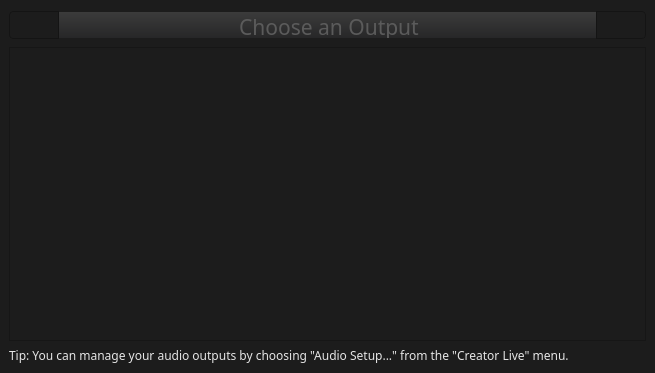
<?xml version="1.0" encoding="UTF-8"?>
<ui version="4.0">
 <class>LiveSF2Wizard</class>
 <widget class="QStackedWidget" name="LiveSF2Wizard">
  <property name="geometry">
   <rect>
    <x>0</x>
    <y>0</y>
    <width>655</width>
    <height>373</height>
   </rect>
  </property>
  <property name="windowTitle">
   <string>Wizard</string>
  </property>
  <property name="styleSheet">
   <string notr="true">* {
    background: #1c1c1c;
    font-family: handelgotdlig;
    font-weight: 200;
}



 QComboBox {
     border: 1px solid #141414;
     border-radius: 4px;
     padding: 1px 18px 1px 3px;
     min-width: 6em;
     color: #e8e8e8;
 }

 QComboBox:editable {
    background: #5b5a5b
 }

 QComboBox:!editable, QComboBox::drop-down:editable {
      background: qlineargradient(x1: 0, y1: 0, x2: 0, y2: 1,
      stop: 0 #3c3c3c, stop: 1 #262627);
 }

 /* QComboBox gets the &quot;on&quot; state when the popup is open */
 QComboBox:!editable:on, QComboBox::drop-down:editable:on {
     background: #5b5a5b
 }

 QComboBox:on { /* shift the text when the popup opens */
     padding-top: 3px;
     padding-left: 4px;
 }

 QComboBox::drop-down {
     subcontrol-origin: padding;
     subcontrol-position: top right;
     width: 15px;

     border-left-width: 1px;
     border-left-color: darkgray;
     border-left-style: solid; /* just a single line */
     border-top-right-radius: 3px; /* same radius as the QComboBox */
     border-bottom-right-radius: 3px;
 }

QComboBox QAbstractItemView {
    border: 1px solid #141414;
    selection-background-color: #5b5a5b;
}

 QSpinBox {
     /*padding-right: 15px; make room for the arrows */
     background-color: qlineargradient(x1: 0, y1: 0, x2: 0, y2: 1,
                                      stop: 0 #3c3c3c, stop: 1 #262627);
    color: #e8e8e8;
     border: none;
     border-radius: 4px;
     /*border-width: 3;*/
}

QSpinBox::up-button {
    border: none;
}

QSpinBox::down-button {
    border: none;
}

QLineEdit {
    border: 1px solid #141414;
    border-radius: 4px;
    color: #e8e8e8;
    background-color: qlineargradient(x1: 0, y1: 0, x2: 0, y2: 1,
                                     stop: 0 #3c3c3c, stop: 1 #262627);
    selection-background-color: #e8e8e8;
    selection-color: #262627
}

QProgressBar {
    border: 1px solid #141414;
    border-radius: 4px;
    text-align: center;
 }


 QProgressBar::chunk {
    background-color: qlineargradient(x1: 0, y1: 0, x2: 0, y2: 1,
                                      stop: 0 #3c3c3c, stop: 1 #262627);
    width: 20px;
 }

QFrame, QLabel, QToolTip {
   color: #e5e5e5;
   /*border: 1px solid #141414;*/
}

QFrame[style=&quot;plain&quot;] {
    border: 100px solid pink;
}

QAbstractButton {
   padding: 3px;
   border: 1px solid #141414;
   border-radius: 4px;
   background-color: qlineargradient(x1: 0, y1: 0, x2: 0, y2: 1,
                                     stop: 0 #3c3c3c, stop: 1 #262627);
    color: #e8e8e8;
}
QAbstractButton::hover {
   background-color: #5b5a5b;
}

QAbstractButton::disabled {
    color: #262627;
}

QAbstractButton::checked {
    background-color: #1c1c1c;
}

 QTabWidget::pane { /* The tab widget frame */
     border-top: 1px solid #141414;
     position: absolute;
     top: -0.5em;
 }

 QTabWidget::tab-bar {
     alignment: center;
 }

 /* Style the tab using the tab sub-control. Note that
     it reads QTabBar _not_ QTabWidget */
 QTabBar::tab {
 background-color: qlineargradient(x1: 0, y1: 0, x2: 0, y2: 1,
                                   stop: 0 #3c3c3c, stop: 1 #262627);

    border: 1px solid #141414;

     /*border: 2px solid #C4C4C3;
     border-bottom-color: #C2C7CB; same as the pane color */
     border-top-left-radius: 4px;
     border-top-right-radius: 4px;
     min-width: 8ex;
     padding: 2px;
     color: #e8e8e8;
 }

 QTabBar::tab:selected, QTabBar::tab:hover {
     background: #5b5a5b;
 }

 QTabBar::tab:selected {
     border-color: #5b5a5b;
     color: #141414;
     /*border-bottom-color: #C2C7CB; same as pane color */
 }

 QSlider::groove:horizontal {
 border: 1px solid #141414;
     height: 8px; /* the groove expands to the size of the slider by default. by giving it a height, it has a fixed size */
     background-color: qlineargradient(x1: 0, y1: 0, x2: 0, y2: 1,
                                       stop: 0 #3c3c3c, stop: 1 #262627);
     margin: 2px 0;
 }

 QSlider::handle:horizontal {
 background-color: qlineargradient(x1: 0, y1: 0, x2: 0, y2: 1,
                                   stop: 0 #3c3c3c, stop: 1 #262627);     border: 1px solid #5c5c5c;
     width: 18px;
     /*margin: -2px 0;  handle is placed by default on the contents rect of the groove. Expand outside the groove */
     border-radius: 3px;
 }

  QScrollBar:vertical {
      border: 0px solid transparent;
      background: transparent;
      width: 4px;
      margin: 0px 0 0px 0;
  }
  QScrollBar::handle:vertical {
      background: #e8e8e8;
      min-width: 20px;
      border: 2px solid #e8e8e8;
      border-radius: 2px;
  }
  QScrollBar::add-line:vertical {
      border: 0px solid transparent;
      background: transparent;
      height: 0px;
      subcontrol-position: bottom;
      subcontrol-origin: margin;
  }

  QScrollBar::sub-line:vertical {
      border: 0px solid transparent;
      background: transparent;
      height: 0px;
      subcontrol-position: top;
      subcontrol-origin: margin;
  }
  QScrollBar::up-arrow:vertical, QScrollBar::down-arrow:vertical {
      border: 0px solid grey;
      width: 0px;
      height: 0px;
      background: white;
  }

  QScrollBar::add-page:vertical, QScrollBar::sub-page:vertical {
      background: none;
  }



  QScrollBar:horizontal {
      border: 0px solid transparent;
      background: transparent;
      height: 4px;
      margin: 0px 0 0px 0;
  }
  QScrollBar::handle:horizontal{
      background: #e8e8e8;
      min-height: 20px;
      border: 2px solid #e8e8e8;
      border-radius: 2px;
  }
  QScrollBar::add-line:horizontal {
      border: 0px solid transparent;
      background: transparent;
      height: 0px;
      subcontrol-position: bottom;
      subcontrol-origin: margin;
  }

  QScrollBar::sub-line:horizontal {
      border: 0px solid transparent;
      background: transparent;
      height: 0px;
      subcontrol-position: top;
      subcontrol-origin: margin;
  }
  QScrollBar::up-arrow:horizontal, QScrollBar::down-arrow:horizontal {
      border: 0px solid grey;
      width: 0px;
      height: 0px;
      background: white;
  }

  QScrollBar::add-page:vertical, QScrollBar::sub-page:vertical {
      background: none;
  }





QSlider::groove:horizontal {
border: 1px solid #bbb;
background: white;
height: 20px;
border-radius: 4px;
}

QSlider::groove:vertical {
border: 1px solid #bbb;
background: white;
width: 50px;
border-radius: 4px;
}

QSlider::sub-page:horizontal {
background: qlineargradient(x1: 0, y1: 0,    x2: 0, y2: 1,
    stop: 0 #444, stop: 1 #bbb);
background: qlineargradient(x1: 0, y1: 0.2, x2: 1, y2: 1,
    stop: 0 #bbb, stop: 1 #555);
border: 0px solid #777;
height: 40px;
border-radius: 4px;
border-top-left-radius: 4px;
border-top-right-radius: 0px;
border-bottom-left-radius: 4px;
border-bottom-right-radius: 0px;
}

QSlider::sub-page:vertical {
background: qlineargradient(x1: 0, y1: 1,    x2: 0, y2: 0,
    stop: 0 #bbb, stop: 1 #444);
background: qlineargradient(x1: 0, y1: 1, x2: 1, y2: 0.2,
    stop: 0 #555, stop: 1 #bbb);
border: 0px solid #777;
width: 53px;
border-top-left-radius: 4px;
border-top-right-radius: 4px;
border-bottom-left-radius: 0px;
border-bottom-right-radius: 0px;
}

QSlider::add-page:horizontal {
background: qlineargradient(x1: 0, y1: 1,    x2: 0, y2: 0,
    stop: 0 #bbb, stop: 1 #444);
background: qlineargradient(x1: 0, y1: 1, x2: 1, y2: 0.2,
    stop: 0 #555, stop: 1 #bbb);
border: 0px solid #777;
height: 40px;
border-top-left-radius: 0px;
border-top-right-radius: 4px;
border-bottom-left-radius: 0px;
border-bottom-right-radius: 4px;
}

QSlider::add-page:vertical {
background: qlineargradient(x1: 0, y1: 1,    x2: 0, y2: 0,
    stop: 0 #444, stop: 1 #bbb);
background: qlineargradient(x1: 1, y1: 1, x2: 0, y2: 0.2,
    stop: 0 #bbb, stop: 1 #555);
border: 0px solid #777;
width: 53px;
border-top-left-radius: 0px;
border-top-right-radius: 0px;
border-bottom-left-radius: 4px;
border-bottom-right-radius: 4px;
}

QSlider::handle:horizontal {
     background-color: qlineargradient(x1: 0, y1: 0, x2: 0, y2: 1,
                                      stop: 0 #3c3c3c, stop: 1 #262627);
border: 1px solid #777;
width: 53px;
margin-top: -2px;
margin-bottom: -2px;
border-radius: 10px;
margin: 2px;
}

QSlider::handle:vertical {
     background-color: qlineargradient(x1: 0, y1: 0, x2: 0, y2: 1,
                                      stop: 0 #3c3c3c, stop: 1 #262627);
border: 1px solid #777;
height: 33px;
margin-top: -2px;
margin-bottom: -2px;
border-radius: 10px;
margin: 2px;
}

QSlider::sub-page:horizontal:disabled {
background: #bbb;
border-color: #999;
}

QSlider::sub-page:vertical:disabled {
background: #bbb;
border-color: #999;
}

QSlider::add-page:horizontal:disabled {
background: #eee;
border-color: #999;
}

QSlider::add-page:vertical:disabled {
background: #eee;
border-color: #999;
}

QSlider::handle:horizontal:disabled {
background: #eee;
border: 1px solid #aaa;
border-radius: 4px;
}

QSlider::handle:vertical:disabled {
background: #eee;
border: 1px solid #aaa;
border-radius: 4px;
}

QStackedWidget {
background: #1c1c1c;
border-top-left-radius: 4px;
border-bottom-left-radius: 4px;
border-top-right-radius: 0px;
border-bottom-right-radius: 0px;
}</string>
  </property>
  <property name="currentIndex">
   <number>1</number>
  </property>
  <widget class="QWidget" name="wizardPage1">
   <layout class="QVBoxLayout" name="verticalLayout">
    <item>
     <widget class="QWidget" name="horizontalWidget_4" native="true">
      <property name="minimumSize">
       <size>
        <width>0</width>
        <height>32</height>
       </size>
      </property>
      <property name="maximumSize">
       <size>
        <width>16777215</width>
        <height>32</height>
       </size>
      </property>
      <property name="styleSheet">
       <string notr="true"/>
      </property>
      <layout class="QHBoxLayout" name="horizontalLayout_4">
       <property name="spacing">
        <number>0</number>
       </property>
       <property name="margin">
        <number>0</number>
       </property>
       <item>
        <widget class="QToolButton" name="toolButton_back4">
         <property name="sizePolicy">
          <sizepolicy hsizetype="Fixed" vsizetype="Expanding">
           <horstretch>0</horstretch>
           <verstretch>0</verstretch>
          </sizepolicy>
         </property>
         <property name="minimumSize">
          <size>
           <width>50</width>
           <height>28</height>
          </size>
         </property>
         <property name="maximumSize">
          <size>
           <width>50</width>
           <height>28</height>
          </size>
         </property>
         <property name="styleSheet">
          <string notr="true">border-top-right-radius: 0px;
border-bottom-right-radius: 0px;</string>
         </property>
         <property name="text">
          <string/>
         </property>
         <property name="icon">
          <iconset resource="../creator-live/icons/icons.qrc">
           <normaloff>:/icons/left.png</normaloff>:/icons/left.png</iconset>
         </property>
        </widget>
       </item>
       <item>
        <widget class="QLabel" name="label_7">
         <property name="sizePolicy">
          <sizepolicy hsizetype="Expanding" vsizetype="Expanding">
           <horstretch>0</horstretch>
           <verstretch>0</verstretch>
          </sizepolicy>
         </property>
         <property name="minimumSize">
          <size>
           <width>0</width>
           <height>28</height>
          </size>
         </property>
         <property name="maximumSize">
          <size>
           <width>16777215</width>
           <height>28</height>
          </size>
         </property>
         <property name="styleSheet">
          <string notr="true">* {
background: qlineargradient(x1: 0, y1: 0, x2: 0, y2: 1, stop: 0 #3c3c3c, stop: 1 #262627);
border-top: 1px solid #1c1c1c;
border-bottom: 1px solid #1c1c1c;
border-left: 0px solid black;
border-right: 0px solid black;
}</string>
         </property>
         <property name="text">
          <string>&lt;html&gt;&lt;head/&gt;&lt;body&gt;&lt;p align=&quot;center&quot;&gt;&lt;span style=&quot; font-size:16pt; color:#5b5b5b;&quot;&gt;Choose an Instrument&lt;/span&gt;&lt;/p&gt;&lt;/body&gt;&lt;/html&gt;</string>
         </property>
        </widget>
       </item>
       <item>
        <widget class="QToolButton" name="toolButton_next">
         <property name="sizePolicy">
          <sizepolicy hsizetype="Expanding" vsizetype="Expanding">
           <horstretch>0</horstretch>
           <verstretch>0</verstretch>
          </sizepolicy>
         </property>
         <property name="minimumSize">
          <size>
           <width>50</width>
           <height>28</height>
          </size>
         </property>
         <property name="maximumSize">
          <size>
           <width>50</width>
           <height>28</height>
          </size>
         </property>
         <property name="styleSheet">
          <string notr="true">border-top-left-radius: 0px;
border-bottom-left-radius: 0px;</string>
         </property>
         <property name="text">
          <string/>
         </property>
         <property name="icon">
          <iconset resource="../creator-live/icons/icons.qrc">
           <normaloff>:/icons/right.png</normaloff>:/icons/right.png</iconset>
         </property>
        </widget>
       </item>
      </layout>
     </widget>
    </item>
    <item>
     <widget class="QLineEdit" name="lineEdit">
      <property name="placeholderText">
       <string>Search...</string>
      </property>
     </widget>
    </item>
    <item>
     <widget class="QListWidget" name="listWidget_out"/>
    </item>
    <item>
     <widget class="QLabel" name="label_8">
      <property name="text">
       <string>Tip: You can manage your instruments by selecting &quot;Soundfonts...&quot; from the &quot;Creator Live&quot; menu.</string>
      </property>
     </widget>
    </item>
   </layout>
  </widget>
  <widget class="QWidget" name="wizardPage2">
   <layout class="QVBoxLayout" name="verticalLayout_2">
    <item>
     <widget class="QWidget" name="horizontalWidget_5" native="true">
      <property name="minimumSize">
       <size>
        <width>0</width>
        <height>32</height>
       </size>
      </property>
      <property name="maximumSize">
       <size>
        <width>16777215</width>
        <height>32</height>
       </size>
      </property>
      <property name="styleSheet">
       <string notr="true"/>
      </property>
      <layout class="QHBoxLayout" name="horizontalLayout_5">
       <property name="spacing">
        <number>0</number>
       </property>
       <property name="margin">
        <number>0</number>
       </property>
       <item>
        <widget class="QToolButton" name="toolButton_back4_2">
         <property name="sizePolicy">
          <sizepolicy hsizetype="Fixed" vsizetype="Expanding">
           <horstretch>0</horstretch>
           <verstretch>0</verstretch>
          </sizepolicy>
         </property>
         <property name="minimumSize">
          <size>
           <width>50</width>
           <height>28</height>
          </size>
         </property>
         <property name="maximumSize">
          <size>
           <width>50</width>
           <height>28</height>
          </size>
         </property>
         <property name="styleSheet">
          <string notr="true">border-top-right-radius: 0px;
border-bottom-right-radius: 0px;</string>
         </property>
         <property name="text">
          <string/>
         </property>
         <property name="icon">
          <iconset resource="../creator-live/icons/icons.qrc">
           <normaloff>:/icons/left.png</normaloff>:/icons/left.png</iconset>
         </property>
        </widget>
       </item>
       <item>
        <widget class="QLabel" name="label_9">
         <property name="sizePolicy">
          <sizepolicy hsizetype="Expanding" vsizetype="Expanding">
           <horstretch>0</horstretch>
           <verstretch>0</verstretch>
          </sizepolicy>
         </property>
         <property name="minimumSize">
          <size>
           <width>0</width>
           <height>28</height>
          </size>
         </property>
         <property name="maximumSize">
          <size>
           <width>16777215</width>
           <height>28</height>
          </size>
         </property>
         <property name="styleSheet">
          <string notr="true">* {
background: qlineargradient(x1: 0, y1: 0, x2: 0, y2: 1, stop: 0 #3c3c3c, stop: 1 #262627);
border-top: 1px solid #1c1c1c;
border-bottom: 1px solid #1c1c1c;
border-left: 0px solid black;
border-right: 0px solid black;
}</string>
         </property>
         <property name="text">
          <string>&lt;html&gt;&lt;head/&gt;&lt;body&gt;&lt;p align=&quot;center&quot;&gt;&lt;span style=&quot; font-size:16pt; color:#5b5b5b;&quot;&gt;Choose an Output&lt;/span&gt;&lt;/p&gt;&lt;/body&gt;&lt;/html&gt;</string>
         </property>
        </widget>
       </item>
       <item>
        <widget class="QToolButton" name="toolButton_next_2">
         <property name="sizePolicy">
          <sizepolicy hsizetype="Expanding" vsizetype="Expanding">
           <horstretch>0</horstretch>
           <verstretch>0</verstretch>
          </sizepolicy>
         </property>
         <property name="minimumSize">
          <size>
           <width>50</width>
           <height>28</height>
          </size>
         </property>
         <property name="maximumSize">
          <size>
           <width>50</width>
           <height>28</height>
          </size>
         </property>
         <property name="styleSheet">
          <string notr="true">border-top-left-radius: 0px;
border-bottom-left-radius: 0px;</string>
         </property>
         <property name="text">
          <string/>
         </property>
         <property name="icon">
          <iconset resource="../creator-live/icons/icons.qrc">
           <normaloff>:/icons/hdd.png</normaloff>:/icons/hdd.png</iconset>
         </property>
        </widget>
       </item>
      </layout>
     </widget>
    </item>
    <item>
     <widget class="QListWidget" name="listWidget_loop"/>
    </item>
    <item>
     <widget class="QLabel" name="label_10">
      <property name="text">
       <string>Tip: You can manage your audio outputs by choosing &quot;Audio Setup...&quot; from the &quot;Creator Live&quot; menu.</string>
      </property>
     </widget>
    </item>
   </layout>
  </widget>
 </widget>
 <resources>
  <include location="../creator-live/icons/icons.qrc"/>
 </resources>
 <connections/>
</ui>
